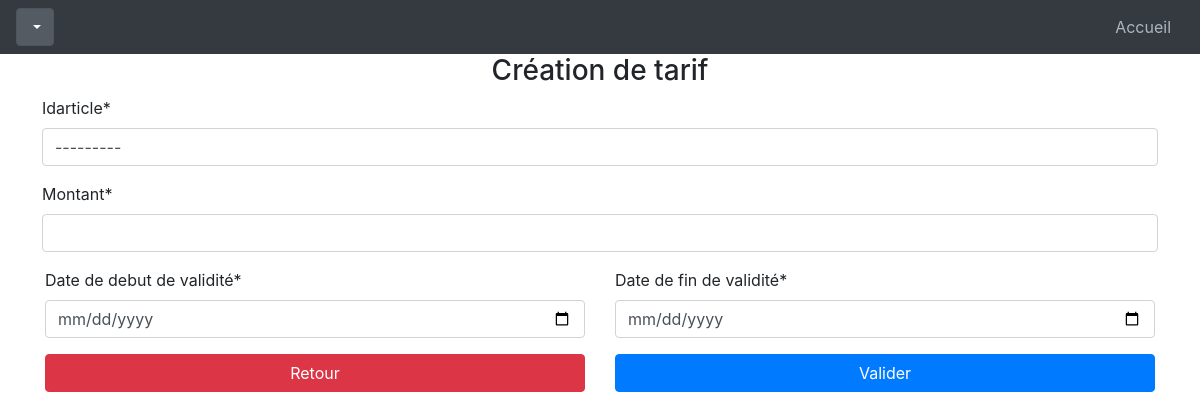
The app's page /tarifcreate/, older data.
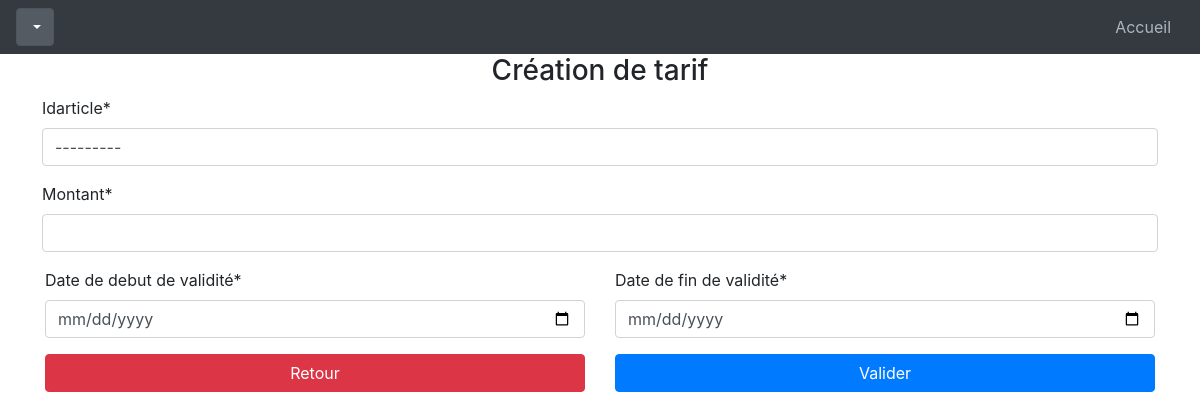
The same page, newer data.
### profilAdmin/models.py (models this page shows)
class Article(models.Model):
    idarticle = models.AutoField(primary_key=True)
    codArticle = models.CharField(db_column='CodArticle', max_length=10)  # Field name made lowercase.
    nomArticle = models.CharField(max_length=40)
    idfamille = models.ForeignKey(FamilleArticle, on_delete=models.CASCADE, db_column='idfamille')
    class Meta:
        managed = True
        db_table = 'articles'
    def __str__(self):
        return self.nomArticle

### profilAdmin/views.py (the view)
# urls.py: path('tarifcreate/', views.tarifCreate, name='tarifcreate'),
@csrf_exempt
def tarifCreate(request): #verifier que les dates ne se chevauchent pas
    if request.method == 'POST':
        creerTarifForm = tarifForm(request.POST)
        if creerTarifForm.is_valid():
            creerTarifForm.save()
            return redirect('tarifs')
    else:
        creerTarifForm = tarifForm()
    context={'creerTarifForm' : creerTarifForm}
    return render(request, folderLocation+'create/tarifCreate.html', context)

### profilAdmin/forms.py
class tarifForm(forms.ModelForm):
    class Meta:
        model = Tarif
        fields = '__all__'
        labels = {
            'idArticle': "Article",
            "datedebut": "Date de debut de validité",
            "datefin": "Date de fin de validité",
            "monttarif": "Montant",
            }
        widgets = {
            "datedebut": dateInput,
            "datefin": dateInput
        }

### templates/interfaces/administ/parametreDeBase/create/tarifCreate.html (shortened to what this page needs)
{% extends "interfaces/administ/formTemplate.html" %}
{% load crispy_forms_tags %}
{% block idTitle %}creerTarifID{% endblock idTitle %}
{% block formTitle %}Création de tarif{% endblock formTitle %}
{% block body %}
<div class="row">
    {{ creerTarifForm.idarticle|as_crispy_field }}
</div>
<div class="row">
    {{ creerTarifForm.monttarif|as_crispy_field }}
</div>
<div class="row">
  <div class="col-md-6 mb-0">
    {{ creerTarifForm.datedebut|as_crispy_field }}
  </div>
  <div class="col-md-6 mb-0">
    {{ creerTarifForm.datefin|as_crispy_field }}
  </div>
</div>
{% endblock body %}
{% block retour %}{% url 'tarifs' %}{% endblock retour %}

Row changes from the older to the newer data that the page shows:
added Article: idarticle "---------"
Text that changed along with them:
form field idarticle: "---------" → (not shown)
